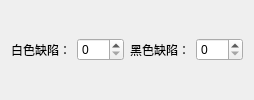
                    <widget class="QWidget" name="page_0">
                     <layout class="QGridLayout" name="gridLayout_10">
                      <item row="0" column="0">
                       <widget class="QLabel" name="label_22">
                        <property name="text">
                         <string>白色缺陷：</string>
                        </property>
                       </widget>
                      </item>
                      <item row="0" column="1">
                       <widget class="QSpinBox" name="sp_whiteBad">
                        <property name="enabled">
                         <bool>true</bool>
                        </property>
                        <property name="buttonSymbols">
                         <enum>QAbstractSpinBox::UpDownArrows</enum>
                        </property>
                        <property name="minimum">
                         <number>0</number>
                        </property>
                        <property name="maximum">
                         <number>255</number>
                        </property>
                       </widget>
                      </item>
                      <item row="0" column="3">
                       <widget class="QSpinBox" name="sp_blackBad">
                        <property name="enabled">
                         <bool>true</bool>
                        </property>
                        <property name="buttonSymbols">
                         <enum>QAbstractSpinBox::UpDownArrows</enum>
                        </property>
                        <property name="minimum">
                         <number>0</number>
                        </property>
                        <property name="maximum">
                         <number>255</number>
                        </property>
                       </widget>
                      </item>
                      <item row="0" column="2">
                       <widget class="QLabel" name="label_18">
                        <property name="text">
                         <string>黑色缺陷：</string>
                        </property>
                       </widget>
                      </item>
                     </layout>
                    </widget>
